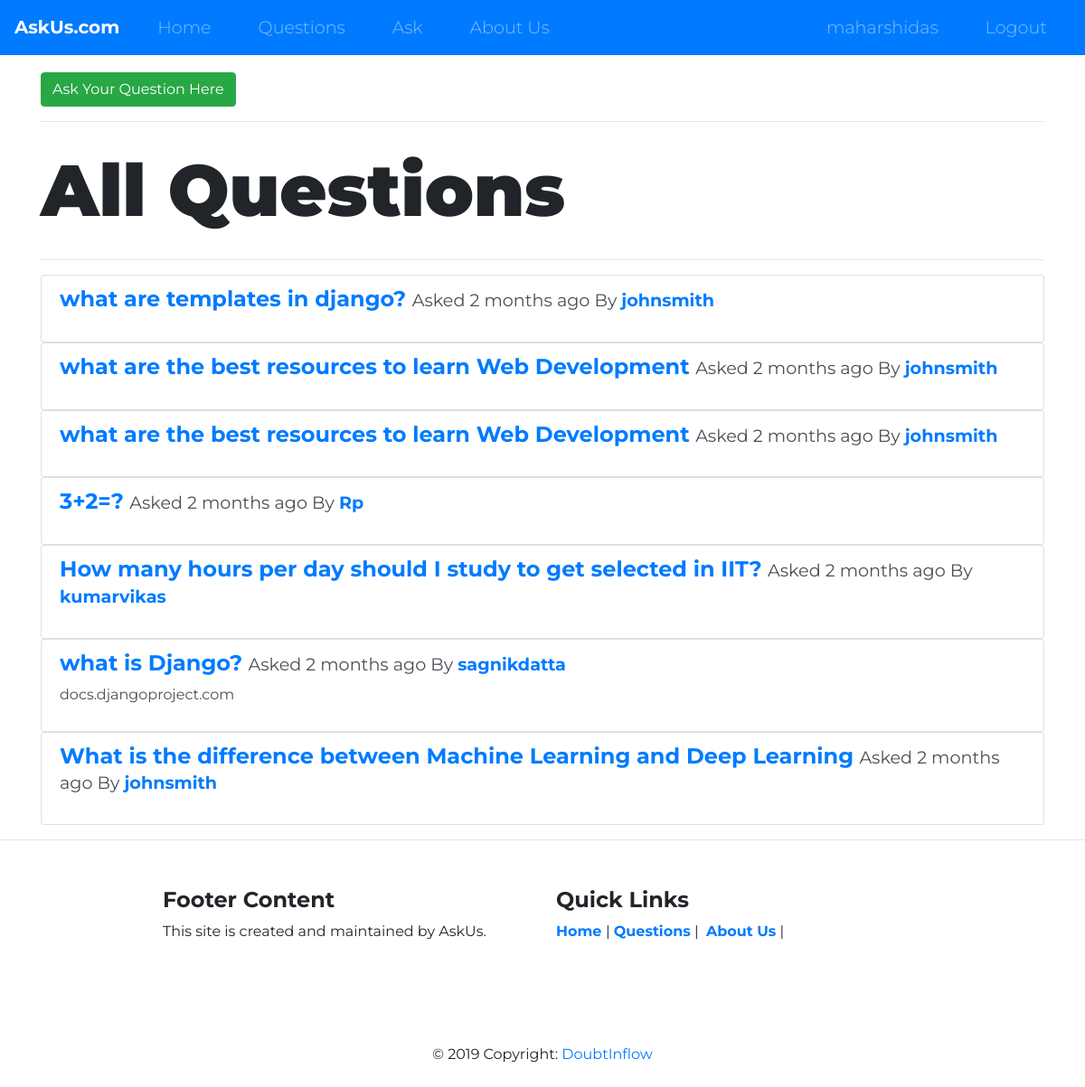
The app's page /questions/ (signed in) with its own data.
### accounts/models.py (models this page shows, shortened)
class User(AbstractUser):
        username = models.CharField(max_length=256, unique=True, blank=False,
                                validators=[
                                        RegexValidator(
                                        regex = USERNAME_REGEX,
                                        message = 'Username can be Alpahnumeric and contain only @,#,$',
                                        code='invalid_username'
                                        )]
                                )
        first_name = models.CharField(max_length=256, blank=False,
                                  validators=[
                                        RegexValidator(
                                        regex = NAME_REGEX,
                                        message = 'Name must be Alphabetic',
                                        code='invalid_first_name'
                                        )]
                                )
        last_name = models.CharField(max_length=256, blank=False,
                                  validators=[
                                        RegexValidator(
                                        regex = NAME_REGEX,
                                        message = 'Name must be Alphabetic',
                                        code='invalid_last_name'
                                        )]
                                )
        email = models.EmailField(unique=True, blank=False)
        bio = models.CharField(max_length=512, blank=True)
        birth_date = models.DateField(null=True, blank=False)
        USERNAME_FIELD = 'email'
        REQUIRED_FIELDS = ['username']
        def get_absolute_url(self):
                return reverse("user_profile", kwargs={"username": self.username})

### questions/models.py (models this page shows, shortened)
class Question(models.Model):
    user = models.ForeignKey(User, on_delete=models.CASCADE)
    qus = models.CharField(max_length=256, verbose_name="question")
    details = models.TextField(blank=True)
    slug = models.SlugField(unique=True, max_length=256)
    created = models.DateTimeField(auto_now_add=True)
    def get_absolute_url(self):
        return reverse("questions:question_detail", kwargs={"slug": self.slug})
    class Meta:
        ordering = ['-created']

### questions/views.py (the view)
# urls.py: path('', QuestionListView.as_view(), name='question_list'),
class QuestionListView(ListView):
    context_object_name = 'questions'
    model = models.Question
    template_name = 'questions_list.html'

### questions/templates/questions/question_list.html (shortened to what this page needs)
{% extends "core/base.html" %}
{% block content %}
<a class="btn btn-success" href="{% url 'questions:question_ask' %}">Ask Your Question Here</a>
<hr>
<h1>All Questions</h1>
<hr>
{% for question in questions %}
<div class="list-group">
  <div class="list-group-item list-group-item-action flex-column align-items-start">
    <div class="d-flex w-100 justify-content-between">
      <h4 class="mb-1"><b><a href="{{question.get_absolute_url}}" >{{ question.qus }}</a></b>
      <small>Asked {{ question.created|timesince }} ago By <b>
      <a href="{{question.user.get_absolute_url}}" >{{ question.user.username }}</a>
      </b></small></h4>
      </div>
    <p class="mb-1">{{ question.details|linebreaks|truncatechars:120 }}</p>
  </div>
</div>
{% endfor %}
{% endblock content %}

### core/templates/core/navbar.html (shortened to what this page needs)
  <nav class="navbar navbar-expand-lg navbar-dark bg-primary fixed-top">
    <a class="navbar-brand" href="">AskUs.com</a>
    <div class="collapse navbar-collapse" id="navbarTogglerDemo01">
      <ul class="navbar-nav mr-auto">
        <li class="nav-item">
          <a class="nav-link" href="{% url 'home' %}">Home</a>
        </li>
        <li class="nav-item">
          <a class="nav-link" href="{% url 'questions:question_list' %}">Questions</a>
        </li>
        <li class="nav-item">
          <a class="nav-link" href="{% url 'questions:question_ask' %}">Ask</a>
        </li>
        <li class="nav-item">
          <a class="nav-link" href="{% url 'about' %}">About Us</a>
        </li>
      </ul>
      <ul class="navbar-nav ml-auto">
        {% if request.user.is_authenticated %}
        <li class="nav-item">
          <a class="nav-link" href="{{user.get_absolute_url}}">{{user.username}}</a>
        </li>
        <li class="nav-item">
          <a class="nav-link" href="{% url 'logout' %}">Logout</a>
        </li>
        {% endif %}
      </ul>
    </div>
  </nav>

### core/static/css/styles.css (style rules this page uses)
body { font-family: "Montserrat"; }
.navbar-brand { font-weight: bold; }
.navbar { margin: 0 0 4.5rem; }
.nav-item { padding: 0 18px; }
.nav-link { font-size: 1.2rem; font-family: "Montserrat"; font-weight: 300; }
h1 { font-size: 5rem; font-weight: 900; line-height: 1.5; }

### records on screen
User: username "maharshidas"
Question: qus "what are templates in django?", created "2 months", user.username "johnsmith"
Question: qus "what are the best resources to learn Web Development", created "2 months", user.username "johnsmith"
Question: qus "what are the best resources to learn Web Development", created "2 months", user.username "johnsmith"
Question: qus "3+2=?", created "2 months", user.username "Rp"
Question: qus "How many hours per day should I study to get selected in IIT?", created "2 months", user.username "kumarvikas"
Question: qus "what is Django?", created "2 months", user.username "sagnikdatta", details "docs.djangoproject.com"
Question: qus "What is the difference between Machine Learning and Deep Learning", created "2 months", user.username "johnsmith"
